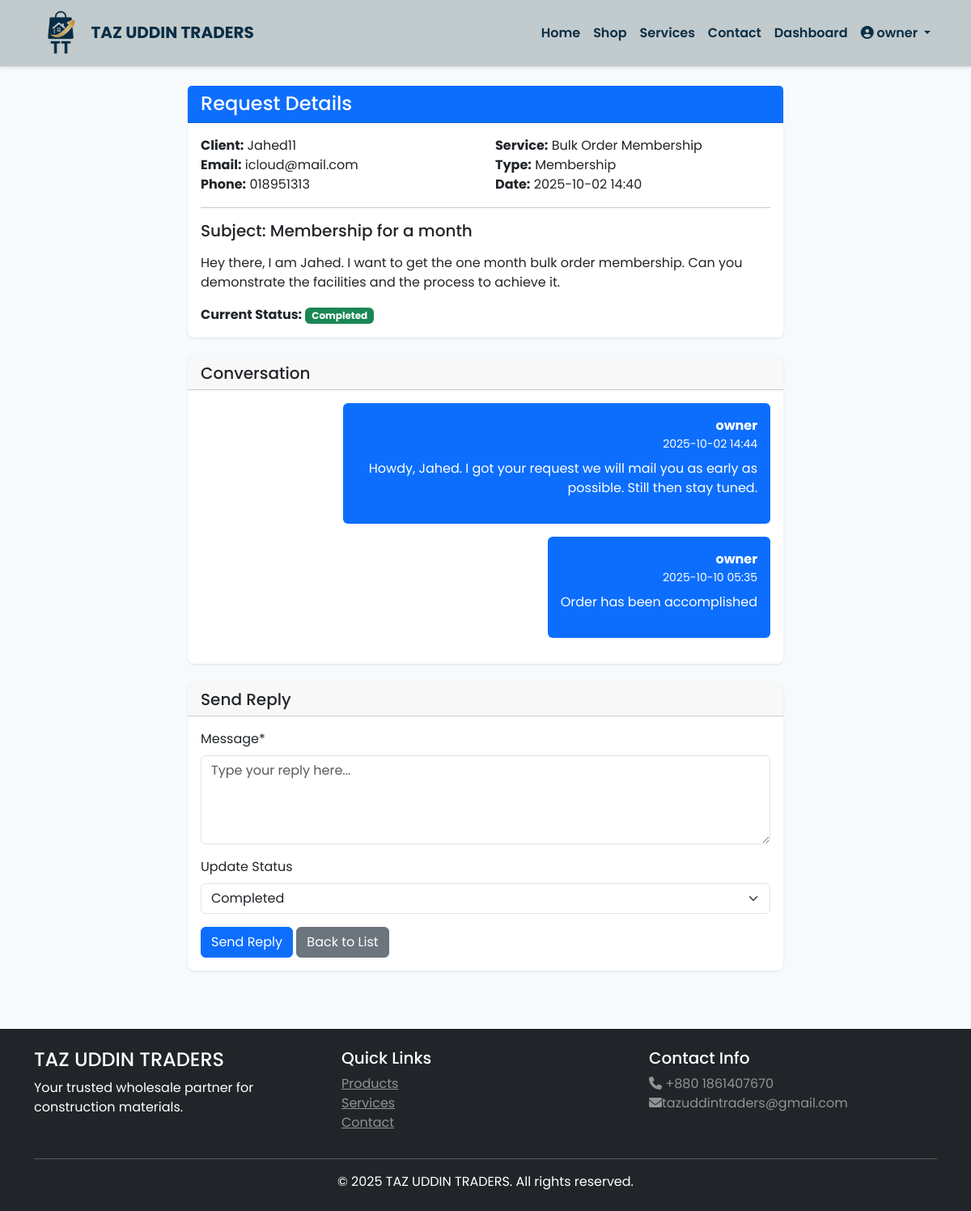
Screenshot of /services/owner/requests/1/ (signed in) with the database file from the repository.
### accounts/models.py (models this page shows)
class User(AbstractUser):
    ROLE_CHOICES = (
        ('superadmin', 'Superadmin'),
        ('owner', 'Owner'),
        ('client', 'Client'),
    )
    role = models.CharField(max_length=20, choices=ROLE_CHOICES, default='client')
    phone = models.CharField(max_length=15, blank=True)
    address = models.TextField(blank=True)
    created_at = models.DateTimeField(auto_now_add=True)
    updated_at = models.DateTimeField(auto_now=True)
    class Meta:
        db_table = 'users'
    def is_superadmin(self):
        return self.role == 'superadmin'
    def is_owner(self):
        return self.role == 'owner'
    def is_client(self):
        return self.role == 'client'

### services/models.py (models this page shows, shortened)
class Request(models.Model):
    STATUS_CHOICES = (
        ('pending', 'Pending'),
        ('in_progress', 'In Progress'),
        ('completed', 'Completed'),
        ('cancelled', 'Cancelled'),
    )
    user = models.ForeignKey(User, on_delete=models.CASCADE, related_name='requests')
    service = models.ForeignKey(Service, on_delete=models.SET_NULL, null=True)
    subject = models.CharField(max_length=200)
    message = models.TextField()
    status = models.CharField(max_length=20, choices=STATUS_CHOICES, default='pending')
    created_at = models.DateTimeField(auto_now_add=True)
    updated_at = models.DateTimeField(auto_now=True)
    class Meta:
        ordering = ['-created_at']
        indexes = [
            models.Index(fields=['user', 'status']),
            models.Index(fields=['created_at']),
        ]

class Service(models.Model):
    SERVICE_TYPES = (
        ('membership', 'Membership'),
        ('appointment', 'Appointment (In-person)'),
        ('online_appointment', 'Online Appointment'),
        ('order', 'Order Placement'),
        ('complaint', 'Complaint Submission'),
        ('fast_track', 'Fast Track Help'),
        ('general', 'General Request'),
    )
    title = models.CharField(max_length=200)
    service_type = models.CharField(max_length=30, choices=SERVICE_TYPES)
    description = models.TextField()
    icon = models.CharField(max_length=50, blank=True)
    is_active = models.BooleanField(default=True)
    created_at = models.DateTimeField(auto_now_add=True)
    updated_at = models.DateTimeField(auto_now=True)

class RequestReply(models.Model):
    request = models.ForeignKey(Request, on_delete=models.CASCADE, related_name='replies')
    user = models.ForeignKey(User, on_delete=models.CASCADE)
    message = models.TextField()
    created_at = models.DateTimeField(auto_now_add=True)
    class Meta:
        ordering = ['created_at']

### services/views.py (the view)
# urls.py: path('owner/requests/<int:pk>/', views.owner_request_detail, name='owner_request_detail'),
@login_required
@user_passes_test(is_owner_or_superadmin)
def owner_request_detail(request, pk):
    request_obj = get_object_or_404(Request, pk=pk)
    if request.method == 'POST':
        form = RequestReplyForm(request.POST)
        if form.is_valid():
            reply = form.save(commit=False)
            reply.request = request_obj
            reply.user = request.user
            reply.save()
            new_status = request.POST.get('status')
            if new_status:
                request_obj.status = new_status
                request_obj.save()
            messages.success(request, 'Reply sent successfully!')
            return redirect('services:owner_request_detail', pk=pk)
    else:
        form = RequestReplyForm()
    context = {
        'request': request_obj,
        'form': form,
        'replies': request_obj.replies.all()
    }
    return render(request, 'owner/request_detail.html', context)

### services/forms.py
class RequestReplyForm(forms.ModelForm):
    class Meta:
        model = RequestReply
        fields = ['message']
        widgets = {
            'message': forms.Textarea(attrs={'rows': 4, 'placeholder': 'Type your reply here...'})
        }

### services/views.py (called while the page is built)
def is_owner_or_superadmin(user):
    return user.is_authenticated and (user.is_owner() or user.is_superadmin())

### templates/owner/request_detail.html (shortened to what this page needs)
{% extends 'base.html' %}
{% load crispy_forms_tags %}
{% block content %}
<div class="container">
    <div class="row">
        <div class="col-md-8 mx-auto">
            <div class="card mb-4">
                <div class="card-header bg-primary text-white">
                    <h4 class="mb-0">Request Details</h4>
                </div>
                <div class="card-body">
                    <div class="row mb-3">
                        <div class="col-md-6">
                            <strong>Client:</strong> {{ request.user.get_full_name|default:request.user.username }}<br>
                            <strong>Email:</strong> {{ request.user.email }}<br>
                            <strong>Phone:</strong> {{ request.user.phone|default:"Not provided" }}
                        </div>
                        <div class="col-md-6">
                            <strong>Service:</strong> {{ request.service.title }}<br>
                            <strong>Type:</strong> {{ request.service.get_service_type_display }}<br>
                            <strong>Date:</strong> {{ request.created_at|date:"Y-m-d H:i" }}
                        </div>
                    </div>
                    <hr>
                    <h5>Subject: {{ request.subject }}</h5>
                    <p>{{ request.message|linebreaks }}</p>
                    <div class="mt-3">
                        <strong>Current Status:</strong>
                        <span class="badge bg-{% if request.status == 'pending' %}warning{% elif request.status == 'completed' %}success{% elif request.status == 'cancelled' %}danger{% else %}info{% endif %}">
                            {{ request.get_status_display }}
                        </span>
                    </div>
                </div>
            </div>
            <div class="card mb-4">
                <div class="card-header">
                    <h5 class="mb-0">Conversation</h5>
                </div>
                <div class="card-body">
                    {% for reply in replies %}
                    <div class="mb-3 {% if reply.user == request.user %}text-start{% else %}text-end{% endif %}">
                        <div class="d-inline-block p-3 rounded {% if reply.user == request.user %}bg-light{% else %}bg-primary text-white{% endif %}" style="max-width: 75%;">
                            <strong>{{ reply.user.username }}</strong>
                            <small class="d-block">{{ reply.created_at|date:"Y-m-d H:i" }}</small>
                            <p class="mb-0 mt-2">{{ reply.message|linebreaks }}</p>
                        </div>
                    </div>
                    {% empty %}
                    <p class="text-muted text-center">No replies yet.</p>
                    {% endfor %}
                </div>
            </div>
            <div class="card">
                <div class="card-header">
                    <h5 class="mb-0">Send Reply</h5>
                </div>
                <div class="card-body">
                    <form method="post">
                        {{ form|crispy }}
                        <div class="mb-3">
                            <label for="status" class="form-label">Update Status</label>
                            <select name="status" id="status" class="form-select">
                                <option value="completed" {% if request.status == 'completed' %}selected{% endif %}>Completed</option>
                            </select>
                        </div>
                        <button type="submit" class="btn btn-primary">Send Reply</button>
                        <a href="{% url 'services:owner_request_list' %}" class="btn btn-secondary">Back to List</a>
                    </form>
                </div>
            </div>
        </div>
    </div>
</div>
{% endblock %}

### templates/base.html (shortened to what this page needs)
 {% load static %}
<!DOCTYPE html>
<html lang="en">
<head>
    <link href="https://cdn.jsdelivr.net/npm/bootstrap@5.3.0/dist/css/bootstrap.min.css" rel="stylesheet">
    <link rel="stylesheet" href="https://cdnjs.cloudflare.com/ajax/libs/font-awesome/6.4.0/css/all.min.css">
    {% load static %}
    <link rel="stylesheet" href="{% static 'css/style.css' %}">
</head>
<body>
    <nav class="navbar navbar-expand-lg navbar-dark" style="background-color: #C1CACC;">
        <div class="container">
            <a class="navbar-brand fw-bold" href="{% url 'core:home' %}" style="color:#0A2E46;">
                <img src="{% static 'img/logo.png' %}"  style="height:3.5rem;"> TAZ UDDIN TRADERS
            </a>
            <div class="collapse navbar-collapse" id="navbarNav">
                <ul class="navbar-nav ms-auto">
                    <li class="nav-item">
                        <a class="nav-link" style="color:#0A2E46;" href="{% url 'core:home' %}">Home</a>
                    </li>
                    <li class="nav-item">
                        <a class="nav-link" style="color:#0A2E46;" href="{% url 'shop:product_list' %}">Shop</a>
                    </li>
                    <li class="nav-item">
                        <a class="nav-link" style="color:#0A2E46;" href="{% url 'services:service_list' %}">Services</a>
                    </li>
                    <li class="nav-item">
                        <a class="nav-link" style="color:#0A2E46;" href="{% url 'core:contact' %}">Contact</a>
                    </li>
                    {% if user.is_authenticated %}
                        {% if user.is_owner or user.is_superadmin %}
                            <li class="nav-item">
                                <a class="nav-link" style="color:#0A2E46;" href="{% url 'core:owner_dashboard' %}">Dashboard</a>
                            </li>
                        {% endif %}
                        <li class="nav-item dropdown">
                            <a class="nav-link dropdown-toggle" style="color:#0A2E46;" href="#" id="navbarDropdown" role="button" data-bs-toggle="dropdown">
                                <i class="fas fa-user-circle"></i> {{ user.username }}
                            </a>
                        </li>
                    {% endif %}
                </ul>
            </div>
        </div>
    </nav>
    <main class="py-4">
        {% block content %}{% endblock %}
    </main>
    <footer class="bg-dark text-white py-4 mt-5">
        <div class="container">
            <div class="row">
                <div class="col-md-4">
                    <h4>TAZ UDDIN TRADERS</h4>
                    <p>Your trusted wholesale partner for construction materials.</p>
                </div>
                <div class="col-md-4">
                    <h5>Quick Links</h5>
                    <ul class="list-unstyled">
                        <li><a href="{% url 'shop:product_list' %}" class="text-white-50">Products</a></li>
                        <li><a href="{% url 'services:service_list' %}" class="text-white-50">Services</a></li>
                        <li><a href="{% url 'core:contact' %}" class="text-white-50">Contact</a></li>
                    </ul>
                </div>
                <div class="col-md-4">
                    <h5>Contact Info</h5>
                    <p class="text-white-50">
                        <i class="fas fa-phone"></i> +880 1861407670<br>
                        <i class="fas fa-envelope"></i>tazuddintraders@gmail.com
                    </p>
                </div>
            </div>
            <hr class="bg-white">
            <p class="text-center mb-0">&copy; 2025 TAZ UDDIN TRADERS. All rights reserved.</p>
        </div>
    </footer>
</body>
</html>

### static/css/style.css (style rules this page uses)
:root { --primary-color: #1a365d; --secondary-color: #2d3748; --success-color: #48bb78; --danger-color: #f56565; --warning-color: #ecc94b; --light-bg: #f7fafc; --border-radius: 0.5rem; }
body { font-family: 'Poppins', sans-serif; background-color: var(--light-bg); }
.navbar { box-shadow: 0 2px 4px rgba(0,0,0,0.1); font-weight: 600; }
.card { border: none; border-radius: var(--border-radius); box-shadow: 0 1px 3px rgba(0,0,0,0.1); transition: transform 0.2s; }

### rows the page displays
User: username "owner"
Request: user.get_full_name "Jahed11", user.email "icloud@mail.com", user.phone "018951313", service "Bulk Order Membership", service.service_type "Membership", created_at "2025-10-02 14:40", subject "Membership for a month", message "Hey there, I am Jahed. I want to get the one month bulk order membership. Can you demonstrate the facilities and the process to achieve it.", status "Completed"
RequestReply: user.username "owner", created_at "2025-10-02 14:44", message "Howdy, Jahed. I got your request we will mail you as early as possible. Still then stay tuned."
RequestReply: user.username "owner", created_at "2025-10-10 05:35", message "Order has been accomplished"
